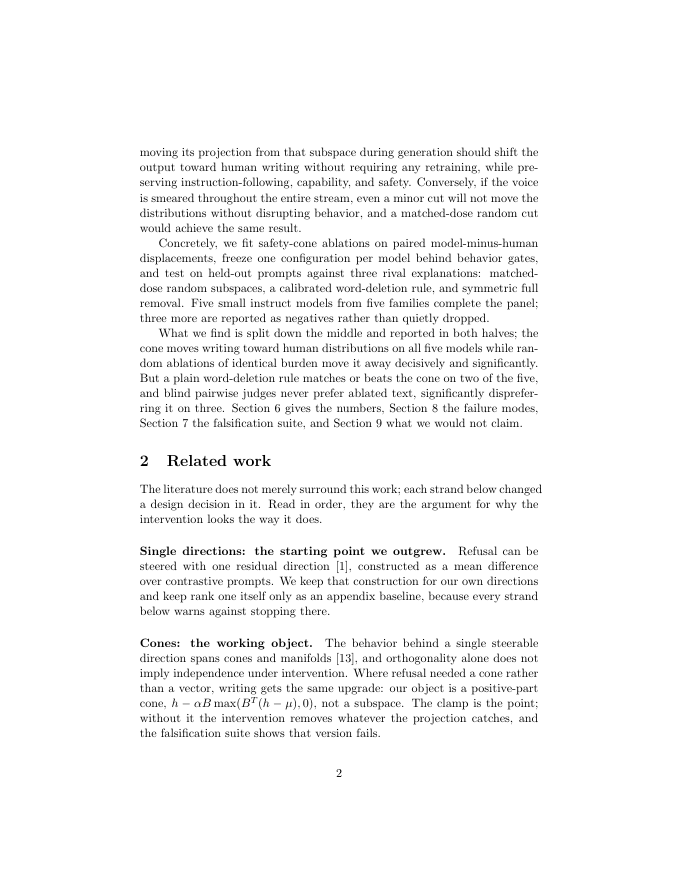

This figure's Python source:
import fitz
d = fitz.open("paper/main.pdf")
for i, p in enumerate(d):
    t = p.get_text()
    if "Related work" in t and "Single directions" in t:
        pix = p.get_pixmap(dpi=80)
        pix.save("repro/shot_related.png")
        print("related-page", i)
        break
